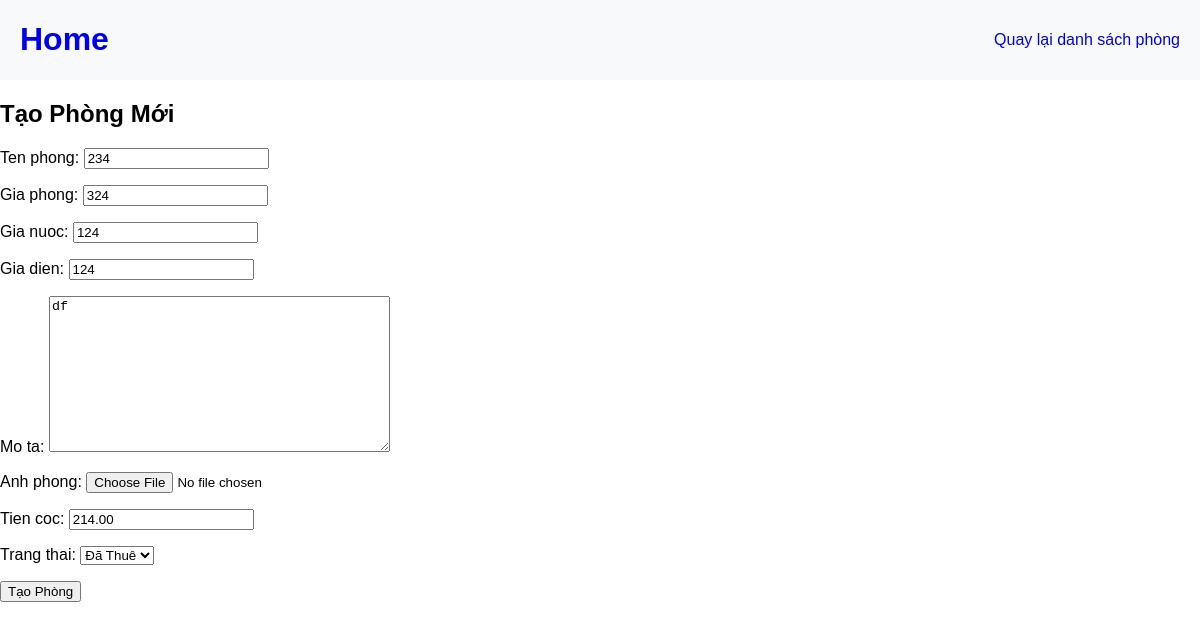
Screenshot of /phong/234/update/ (signed in) with the database file from the repository.
### phongtro/models.py (models this page shows, shortened)
class Phong(models.Model):
    ten_phong = models.CharField(max_length=100,primary_key=True)
    gia_phong = models.IntegerField()
    gia_nuoc = models.IntegerField()
    gia_dien = models.IntegerField()
    mo_ta = models.TextField()
    anh_phong = models.ImageField(upload_to='images/',blank=True)
    tien_coc = models.DecimalField(max_digits=10, decimal_places=2)
    TRANG_THAI_CHOICES = [('trống', 'Trống'), ('đã thuê', 'Đã Thuê')]
    trang_thai = models.CharField(max_length=10, choices=TRANG_THAI_CHOICES, default='trống')
    chi_so_dien =models.IntegerField(default=0)
    chi_so_nuoc =models.IntegerField(default=0)

### phongtro/views.py (the view, shortened to what this page needs)
# urls.py: path('phong/<str:ten_phong>/update/', views.PhongUpdateView.as_view(), name='phong-update'),
class PhongUpdateView(LoginRequiredMixin,View):
    login_url="/login"
    template_name = 'phongtro/phong_form.html'  # Đường dẫn đến template cho form sửa phòng
    def get(self, request, ten_phong):
        phong = Phong.objects.get(ten_phong=ten_phong)
        form = PhongForm(instance=phong)
        return render(request, self.template_name, {'form': form})

### phongtro/forms.py
class PhongForm(forms.ModelForm):
    class Meta:
        model = Phong
        exclude = ['chi_so_dien','chi_so_nuoc']

### phongtro/templates/phongtro/phong_form.html (shortened to what this page needs)
<!DOCTYPE html>
<html lang="vi">
<head>
</head>
<body>
    <header>
        <h1><a href="{%url 'home'%}" class="no-underline">Home</a></h1>
        <nav id="menu">
            <ul>
               <a href="{% url 'phong-list' %}" class="no-underline">Quay lại danh sách phòng</a>
            </ul>
        </nav>
    </header>
    <main>
        <h2>Tạo Phòng Mới</h2>
        <form method="post" enctype="multipart/form-data">
            {{ form.as_p }}
            <button type="submit">Tạo Phòng</button>
        </form>
    </main>
</body>
</html>

### phongtro/templates/phongtro/phong_form.html (style rules this page uses)
body { font-family: Arial, sans-serif; margin: 0; padding: 0; box-sizing: border-box; }
header { background-color: #f8f9fa; display: flex; justify-content: space-between; align-items: center; padding: 0px 20px; }
.no-underline { text-decoration: none; }

### rows the page displays
Phong: ten_phong "234", gia_phong "324", gia_nuoc "124", gia_dien "124", mo_ta "df", tien_coc "214.00", trang_thai "Đã Thuê"
